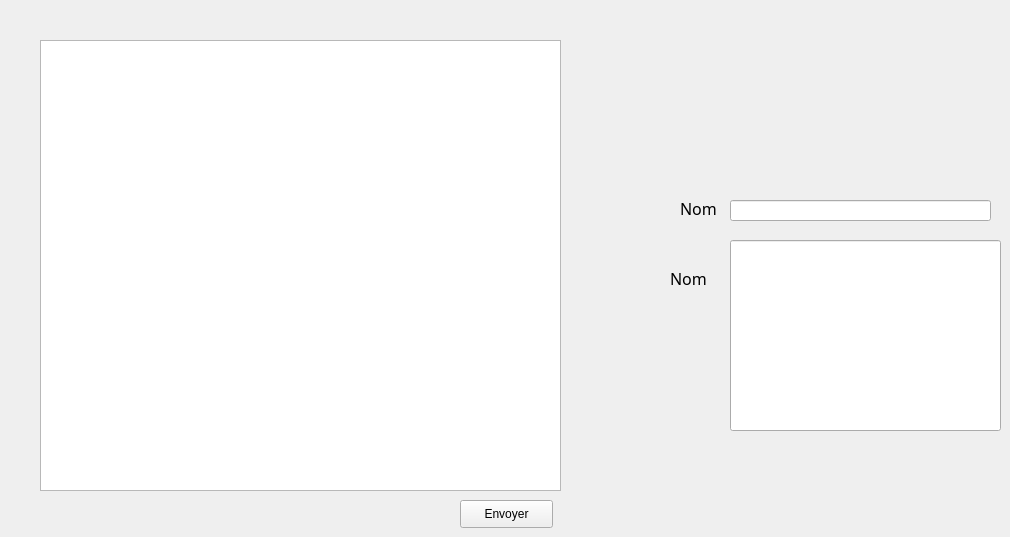
          <widget class="QWidget" name="tab_10">
           <attribute name="title">
            <string>Chat</string>
           </attribute>
           <widget class="QTableView" name="tab_message">
            <property name="geometry">
             <rect>
              <x>40</x>
              <y>40</y>
              <width>521</width>
              <height>451</height>
             </rect>
            </property>
           </widget>
           <widget class="QLineEdit" name="le_id_chat">
            <property name="geometry">
             <rect>
              <x>730</x>
              <y>200</y>
              <width>261</width>
              <height>21</height>
             </rect>
            </property>
           </widget>
           <widget class="QLineEdit" name="le_message">
            <property name="geometry">
             <rect>
              <x>730</x>
              <y>240</y>
              <width>271</width>
              <height>191</height>
             </rect>
            </property>
           </widget>
           <widget class="QPushButton" name="pb_envoyer">
            <property name="geometry">
             <rect>
              <x>460</x>
              <y>500</y>
              <width>93</width>
              <height>28</height>
             </rect>
            </property>
            <property name="styleSheet">
             <string notr="true"/>
            </property>
            <property name="text">
             <string>Envoyer</string>
            </property>
            <property name="icon">
             <iconset resource="img.qrc">
              <normaloff>:/affecter.png</normaloff>:/affecter.png</iconset>
            </property>
           </widget>
           <widget class="QLabel" name="label_31">
            <property name="geometry">
             <rect>
              <x>680</x>
              <y>200</y>
              <width>56</width>
              <height>16</height>
             </rect>
            </property>
            <property name="font">
             <font>
              <family>Sitka Display</family>
              <pointsize>12</pointsize>
              <weight>50</weight>
              <bold>false</bold>
             </font>
            </property>
            <property name="text">
             <string>Nom</string>
            </property>
           </widget>
           <widget class="QLabel" name="label_32">
            <property name="geometry">
             <rect>
              <x>670</x>
              <y>270</y>
              <width>56</width>
              <height>16</height>
             </rect>
            </property>
            <property name="font">
             <font>
              <family>Sitka Display</family>
              <pointsize>12</pointsize>
              <weight>50</weight>
              <bold>false</bold>
             </font>
            </property>
            <property name="text">
             <string>Nom</string>
            </property>
           </widget>
          </widget>
